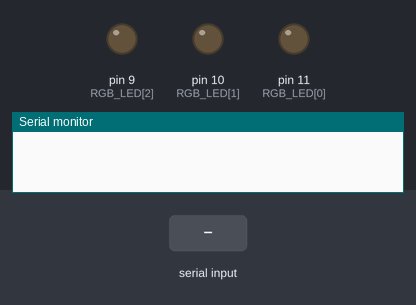
A sketch run on a simulated Arduino Uno, built with avr-gcc and run on an emulated ATmega328P. On the bench: output pins drawn as LEDs (lit = HIGH), the last lines printed to the serial monitor. Inputs (shaded band) come from the test bench.

Above: at 1.2 s.
1.3 s: "90,45\n" received over Serial
At 2.4 s:
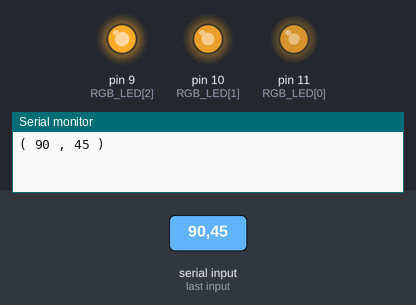
2.8 s: "5\n" received over Serial
At 3.4 s:
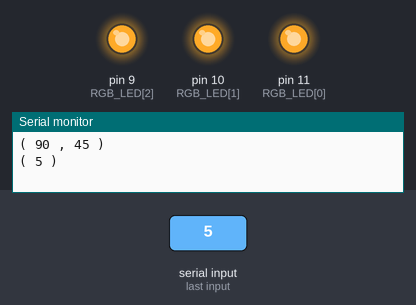
4.3 s: "1,90,45\n" received over Serial
At 4.8 s:
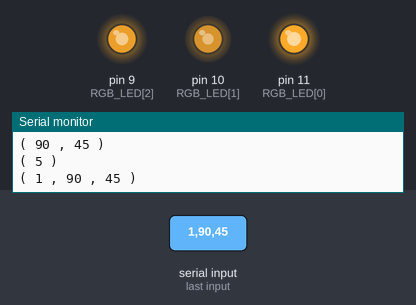
5.8 s: "30,150\n" received over Serial
At 7.0 s:
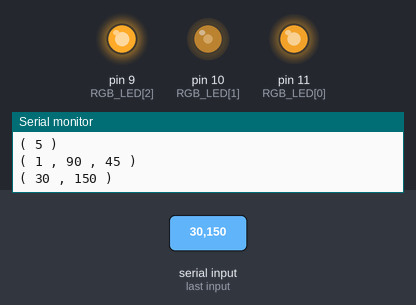
7.3 s: "90\n" received over Serial
At 8.1 s:
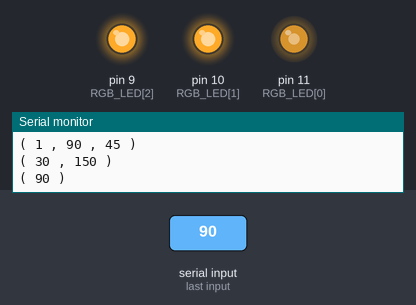
8.8 s: "200\n" received over Serial
At 9.3 s:
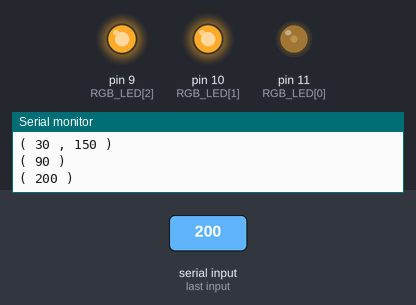
Timing chart, 0 to 11.3 s (numbered marks = the images above; inputs shaded):
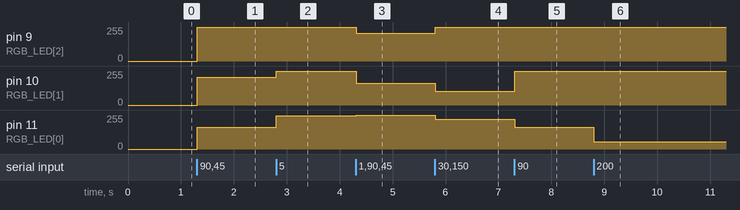

The sketch:

CH_15_05.ino
```cpp
char TERMINATOR = '\n';     // 문자열 종료 문자
String buffer = "";       // 문자열 저장 버퍼
boolean process_it = false;     // 문자열 처리 여부
int RGB_LED[] = {11, 10, 9};    // (R, G, B) RGB LED 연결 핀

void setup() {
  Serial.begin(9600);
}

void loop() {
  while (Serial.available() > 0) {    // 데이터 수신
    char ch = Serial.read();    // 데이터 읽기

    if (ch == TERMINATOR) {     // 문자열 종료 문자인 경우
      process_it = true;      // 문자열 처리 지시
    }
    else {          // 이외의 문자인 경우
      buffer = buffer + ch;     // 버퍼에 문자 저장
    }
  }

  if (process_it) {       // 저장된 문자열을 처리하는 경우
    int index_start = 0, index_current = -1;
    byte brightness[3] = {0}, index_rgb = 0;  // RGB 값 분리 저장

    Serial.print("( ");
    while (true) {
      // 문자열 내에서 콤마(‘,’) 위치 탐색
      index_current = buffer.indexOf(',', index_current + 1);
      if (index_current != -1) {    // 콤마 발견
        String str = buffer.substring(index_start, index_current);
        str.trim();     // 앞뒤 공백 제거

        Serial.print(str + " , ");

        brightness[index_rgb] = str.toInt();  // R과 G 값을 배열에 저장
        index_rgb++;

        index_start = index_current + 1;  // 콤마 탐색 시작 위치 조정
      }
      else {          // 마지막 B 값으로 더 이상 콤마 없음
        String str = buffer.substring(index_start);
        str.trim();

        Serial.println(str + " )");

        brightness[index_rgb] = str.toInt();  // B 값을 배열에 저장

        break;
      }
    }

    for (int i = 0; i < 3; i++) {   // 공통 양극 방식을 고려한 출력
      analogWrite(RGB_LED[i], 255 - brightness[i]);
    }

    process_it = false;       // 문자열 처리 완료
    buffer = "";        // 버퍼 비우기
  }
}
```

Measured:
- after the input at 1.3 s, pin 9 (RGB_LED[2]): 0/255 → 255/255 at once; pin 10 (RGB_LED[1]): 0/255 → 210/255 at once; pin 11 (RGB_LED[0]): 0/255 → 165/255 at once
- after the input at 2.8 s, pin 10 (RGB_LED[1]): 210/255 → 255/255 at once; pin 11 (RGB_LED[0]): 165/255 → 250/255 at once
- after the input at 4.3 s, pin 9 (RGB_LED[2]): 255/255 → 210/255 at once; pin 10 (RGB_LED[1]): 255/255 → 165/255 at once; pin 11 (RGB_LED[0]): 250/255 → 254/255 at once
- after the input at 5.8 s, pin 9 (RGB_LED[2]): 210/255 → 255/255 at once; pin 10 (RGB_LED[1]): 165/255 → 105/255 at once; pin 11 (RGB_LED[0]): 254/255 → 225/255 at once
- after the input at 7.3 s, pin 10 (RGB_LED[1]): 105/255 → 255/255 at once; pin 11 (RGB_LED[0]): 225/255 → 165/255 at once
- after the input at 8.8 s, pin 11 (RGB_LED[0]): 165/255 → 55/255 at once
